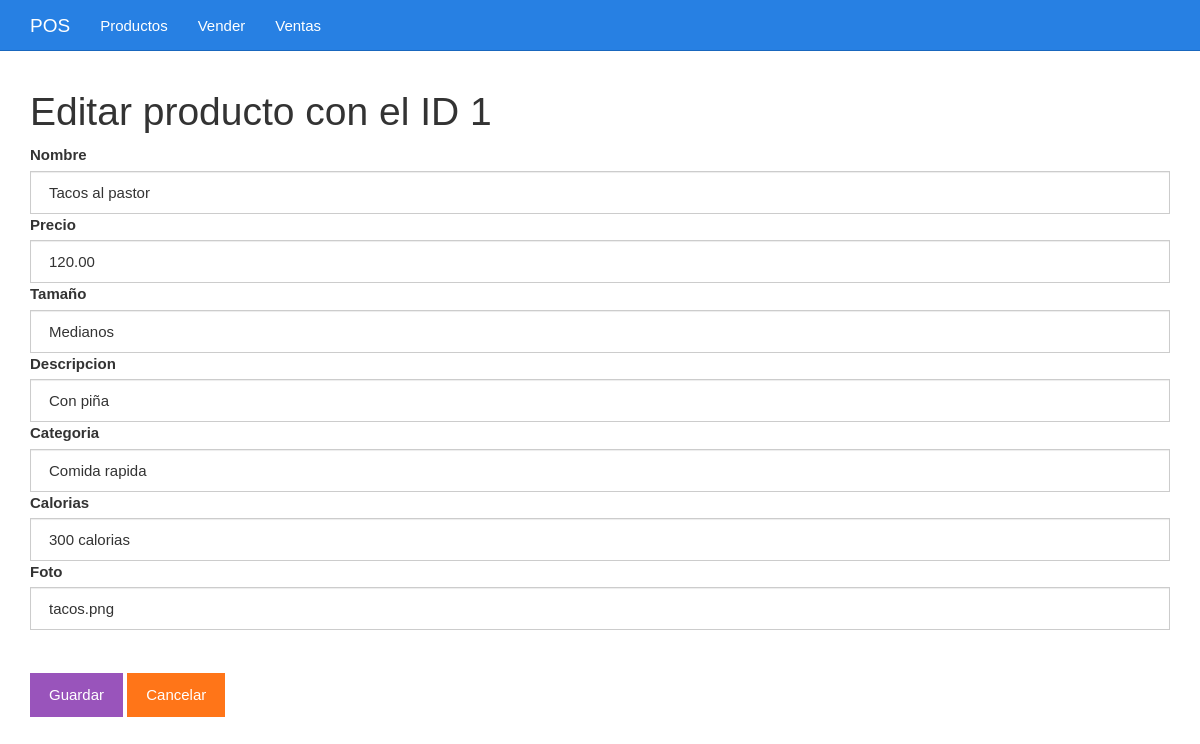
The app's page /editar.php?id_comida=1 with its own data.
### tables this page shows
CREATE TABLE `comida` (
  `id_comida` int(11) NOT NULL,
  `nombre` varchar(70) NOT NULL,
  `tamano` varchar(30) NOT NULL,
  `descripcion` varchar(120) NOT NULL,
  `categoria` varchar(50) NOT NULL,
  `calorias` varchar(80) NOT NULL,
  `precio` decimal(10,2) NOT NULL,
  `foto` varchar(500) NOT NULL
);

### editar.php (the view, shortened to what this page needs)
<?php
$id = $_GET["id_comida"];
include_once "base_de_datos.php";
$sentencia = $base_de_datos->prepare("SELECT * FROM comida WHERE id_comida = ?;");
$sentencia->execute([$id]);
$producto = $sentencia->fetch(PDO::FETCH_OBJ);
?>
<?php include_once "encabezado.php" ?>
	<div class="col-xs-12">
		<h1>Editar producto con el ID <?php echo $producto->id_comida; ?></h1>
		<form method="post" action="guardarDatosEditados.php">
			<label for="nombre">Nombre</label>
			<input value="<?php echo $producto->nombre ?>" class="form-control" name="nombre" required type="text" id="nombre" placeholder="Escribe el nombre">
			<label for="precio">Precio</label>
			<input value="<?php echo $producto->precio ?>" class="form-control" name="precio" required type="number" id="precio" placeholder="Escribe el precio">
			<label for="tamano">Tamaño</label>
			<input value="<?php echo $producto->tamano ?>" class="form-control" name="tamano" required type="text" id="tamano" placeholder="Escribe el tamaño">
			<label for="descripcion">Descripcion</label>
			<input value="<?php echo $producto->descripcion ?>" class="form-control" name="descripcion" required type="text" id="descripcion" placeholder="Descripcion del producto">
			<label for="categoria">Categoria</label>
			<input value="<?php echo $producto->categoria ?>" class="form-control" name="categoria" required type="text" id="categoria" placeholder="Categoria">
			<label for="calorias">Calorias</label>
			<input value="<?php echo $producto->calorias ?>" class="form-control" name="calorias" required type="text" id="calorias" placeholder="Calorias">
			<label for="calorias">Foto</label>
			<input value="<?php echo $producto->foto ?>" class="form-control" name="foto" required type="text" id="foto" placeholder="Calorias">
			<br><br><input class="btn btn-info" type="submit" value="Guardar">
			<a class="btn btn-warning" href="./listar.php">Cancelar</a>
		</form>
	</div>
<?php include_once "pie.php" ?>

### css/estilo.css (style rules this page uses)
body { padding-top: 70px; }

### records on screen
comida: id_comida "1", nombre "Tacos al pastor", precio "120.00", tamano "Medianos", descripcion "Con piña", categoria "Comida rapida", calorias "300 calorias", foto "tacos.png"
